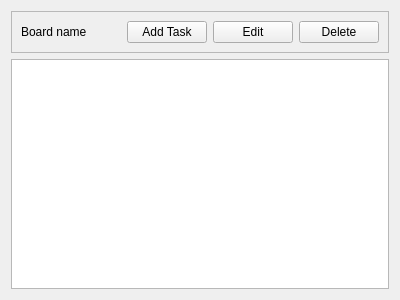
<?xml version="1.0" encoding="UTF-8"?>
<ui version="4.0">
 <class>BoardWidget</class>
 <widget class="QWidget" name="BoardWidget">
  <property name="geometry">
   <rect>
    <x>0</x>
    <y>0</y>
    <width>400</width>
    <height>300</height>
   </rect>
  </property>
  <property name="windowTitle">
   <string>Form</string>
  </property>
  <layout class="QVBoxLayout" name="verticalLayout_2">
   <item>
    <widget class="QFrame" name="boardInfoFrame">
     <property name="frameShape">
      <enum>QFrame::StyledPanel</enum>
     </property>
     <property name="frameShadow">
      <enum>QFrame::Raised</enum>
     </property>
     <layout class="QHBoxLayout" name="horizontalLayout">
      <item>
       <widget class="QLabel" name="boardName">
        <property name="sizePolicy">
         <sizepolicy hsizetype="Expanding" vsizetype="Preferred">
          <horstretch>0</horstretch>
          <verstretch>0</verstretch>
         </sizepolicy>
        </property>
        <property name="text">
         <string>Board name</string>
        </property>
       </widget>
      </item>
      <item>
       <widget class="QPushButton" name="addTaskButton">
        <property name="text">
         <string>Add Task</string>
        </property>
       </widget>
      </item>
      <item>
       <widget class="QPushButton" name="editTaskButton">
        <property name="sizePolicy">
         <sizepolicy hsizetype="Minimum" vsizetype="Minimum">
          <horstretch>0</horstretch>
          <verstretch>0</verstretch>
         </sizepolicy>
        </property>
        <property name="text">
         <string>Edit</string>
        </property>
       </widget>
      </item>
      <item>
       <widget class="QPushButton" name="deleteTaskButton">
        <property name="text">
         <string>Delete</string>
        </property>
       </widget>
      </item>
     </layout>
    </widget>
   </item>
   <item>
    <widget class="QListView" name="taskListView"/>
   </item>
  </layout>
 </widget>
 <resources/>
 <connections/>
</ui>
